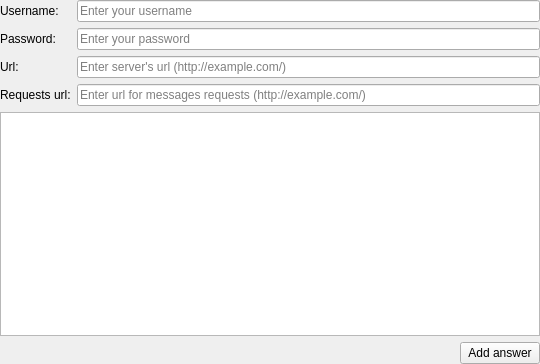
<?xml version="1.0" encoding="UTF-8"?>
<ui version="4.0">
 <class>Control::SettingsWidget</class>
 <widget class="QWidget" name="Control::SettingsWidget">
  <property name="geometry">
   <rect>
    <x>0</x>
    <y>0</y>
    <width>540</width>
    <height>364</height>
   </rect>
  </property>
  <property name="sizePolicy">
   <sizepolicy hsizetype="Preferred" vsizetype="MinimumExpanding">
    <horstretch>0</horstretch>
    <verstretch>0</verstretch>
   </sizepolicy>
  </property>
  <property name="windowTitle">
   <string notr="true"/>
  </property>
  <layout class="QVBoxLayout" name="verticalLayout">
   <property name="margin">
    <number>0</number>
   </property>
   <item>
    <layout class="QFormLayout" name="formLayout">
     <item row="0" column="0">
      <widget class="QLabel" name="label">
       <property name="text">
        <string>Username:</string>
       </property>
      </widget>
     </item>
     <item row="0" column="1">
      <widget class="QLineEdit" name="usernameEdit">
       <property name="placeholderText">
        <string>Enter your username</string>
       </property>
      </widget>
     </item>
     <item row="1" column="0">
      <widget class="QLabel" name="label_2">
       <property name="text">
        <string>Password:</string>
       </property>
      </widget>
     </item>
     <item row="1" column="1">
      <widget class="QLineEdit" name="passwordEdit">
       <property name="echoMode">
        <enum>QLineEdit::Password</enum>
       </property>
       <property name="placeholderText">
        <string>Enter your password</string>
       </property>
      </widget>
     </item>
     <item row="2" column="0">
      <widget class="QLabel" name="label_3">
       <property name="text">
        <string>Url:</string>
       </property>
      </widget>
     </item>
     <item row="2" column="1">
      <widget class="QLineEdit" name="urlEdit">
       <property name="text">
        <string notr="true"/>
       </property>
       <property name="placeholderText">
        <string>Enter server's url (http://example.com/)</string>
       </property>
      </widget>
     </item>
     <item row="3" column="0">
      <widget class="QLabel" name="label_4">
       <property name="text">
        <string>Requests url:</string>
       </property>
      </widget>
     </item>
     <item row="3" column="1">
      <widget class="QLineEdit" name="requestUrlEdit">
       <property name="text">
        <string notr="true"/>
       </property>
       <property name="placeholderText">
        <string>Enter url for messages requests (http://example.com/)</string>
       </property>
      </widget>
     </item>
    </layout>
   </item>
   <item>
    <widget class="QListWidget" name="answersList">
     <property name="verticalScrollMode">
      <enum>QAbstractItemView::ScrollPerPixel</enum>
     </property>
    </widget>
   </item>
   <item>
    <layout class="QHBoxLayout" name="horizontalLayout">
     <item>
      <spacer name="horizontalSpacer">
       <property name="orientation">
        <enum>Qt::Horizontal</enum>
       </property>
       <property name="sizeHint" stdset="0">
        <size>
         <width>40</width>
         <height>20</height>
        </size>
       </property>
      </spacer>
     </item>
     <item>
      <widget class="QPushButton" name="addButton">
       <property name="text">
        <string>Add answer</string>
       </property>
      </widget>
     </item>
    </layout>
   </item>
  </layout>
 </widget>
 <resources/>
 <connections/>
</ui>
